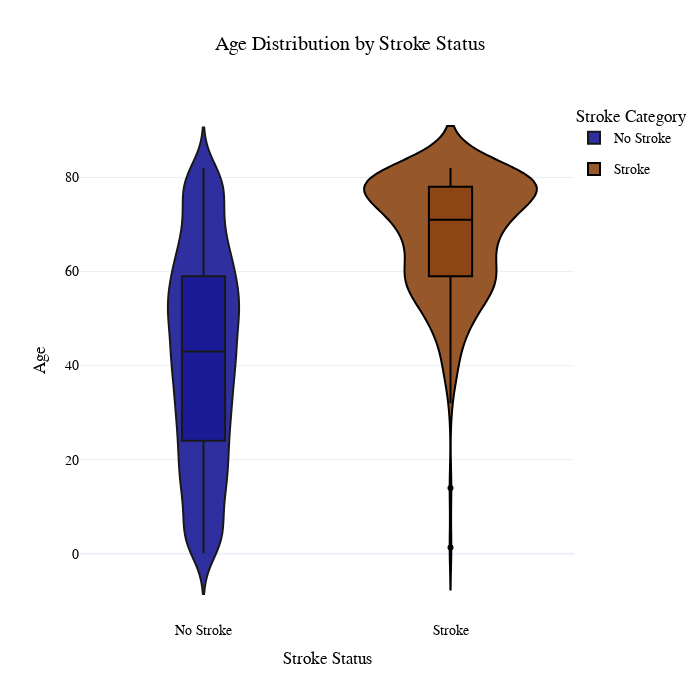

Source (notebook cell):
### Code cell
import plotly.graph_objects as go

fig3 = go.Figure()

plot = go.Violin(
    y=stroke_df[stroke_df['stroke'] == 0]['age'],
    name='No Stroke',
    legendgroup='No Stroke',
    scalegroup='stroke',
    side='both',  # Show both sides of the violin
    line_color='black',
    fillcolor='rgba(0, 0, 139, 0.9)',  # Dark blue
    opacity=0.9,
    box_visible=True,  # Show boxplot inside
    meanline_visible=False
)

fig3.add_trace(plot)

plot_a = go.Violin(
    y=stroke_df[stroke_df['stroke'] == 1]['age'],
    name='Stroke',
    legendgroup='Stroke',
    scalegroup='stroke',
    side='both',  # Show both sides of the violin
    line_color='black',
    fillcolor='rgba(139, 69, 19, 0.9)',  # Dark brown
    box_visible=True,  # Show boxplot inside
    meanline_visible=False
)

fig3.add_trace(plot_a)

# Layout updates
fig3.update_layout(
    title=dict(
        text="Age Distribution by Stroke Status",
        x=0.5,  # Centers the title
        xanchor="center"
    ),
    xaxis_title="Stroke Status",
    yaxis_title="Age",
    violingap=0,
    width=700, height=700,
    font=dict(family="Arial", size=14, color="black"),
    legend=dict(
        title="Stroke Category",
        orientation="v",  # Vertical legend
        x=1,  # Move legend to the right
        xanchor="left",
        y=1,  # Align legend to the top
        yanchor="top"
    ),
    hovermode="x unified",  # Enhanced hover effect
    template="plotly_white"  # Clean background
)

fig3.show()

### Figure 1 — Plotly figure (JSON) as saved in the notebook; plotly's stock layout.template omitted (floating-point values rounded to 4 significant figures; data arrays with more than 128 entries replaced by an {"elided": "..."} marker saying what was removed)
{"data": [{"box": {"visible": true}, "fillcolor": "rgba(0, 0, 139, 0.9)", "legendgroup": "No Stroke", "line": {"color": "black"}, "meanline": {"visible": false}, "name": "No Stroke", "opacity": 0.9, "scalegroup": "stroke", "side": "both", "type": "violin", "y": {"elided": "4861 float values"}}, {"box": {"visible": true}, "fillcolor": "rgba(139, 69, 19, 0.9)", "legendgroup": "Stroke", "line": {"color": "black"}, "meanline": {"visible": false}, "name": "Stroke", "scalegroup": "stroke", "side": "both", "type": "violin", "y": {"elided": "249 float values"}}], "layout": {"font": {"color": "black", "family": "Arial", "size": 14}, "height": 700, "hovermode": "x unified", "legend": {"orientation": "v", "title": {"text": "Stroke Category"}, "x": 1, "xanchor": "left", "y": 1, "yanchor": "top"}, "title": {"text": "Age Distribution by Stroke Status", "x": 0.5, "xanchor": "center"}, "violingap": 0, "width": 700, "xaxis": {"title": {"text": "Stroke Status"}}, "yaxis": {"title": {"text": "Age"}}}}
